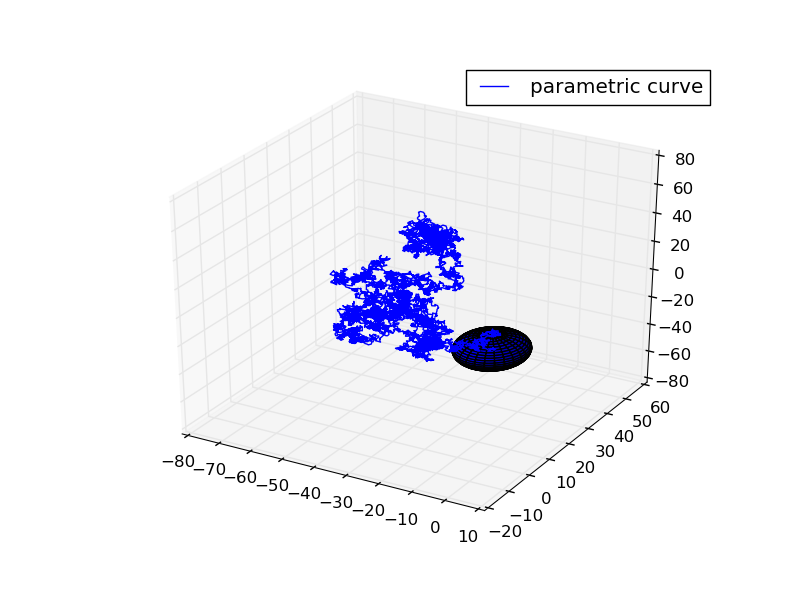

Here is the Python script that generated this plot:
import math
import random
import sys
import matplotlib.pyplot as plt
import numpy as np
import pylab
from mpl_toolkits.mplot3d import Axes3D

data=sys.argv[1]

archivo=np.loadtxt(data)

X=archivo[:,0]
Y=archivo[:,1]
Z=archivo[:,2]

fig=plt.figure()
ax=fig.add_subplot(111, projection='3d')

a=np.linspace(0, 2*np.pi, 100)
b=np.linspace(0, np.pi, 100)

x=10*np.outer(np.cos(a), np.sin(b))
y=10*np.outer(np.sin(a), np.sin(b))
z=10*np.outer(np.ones(np.size(a)), np.cos(b))

ax.plot_surface(x, y, z, rstride=4, cstride=4)

ax.plot(X, Y, Z, label='parametric curve')
ax.legend()

pylab.savefig("plot3d.png")
plt.show()
